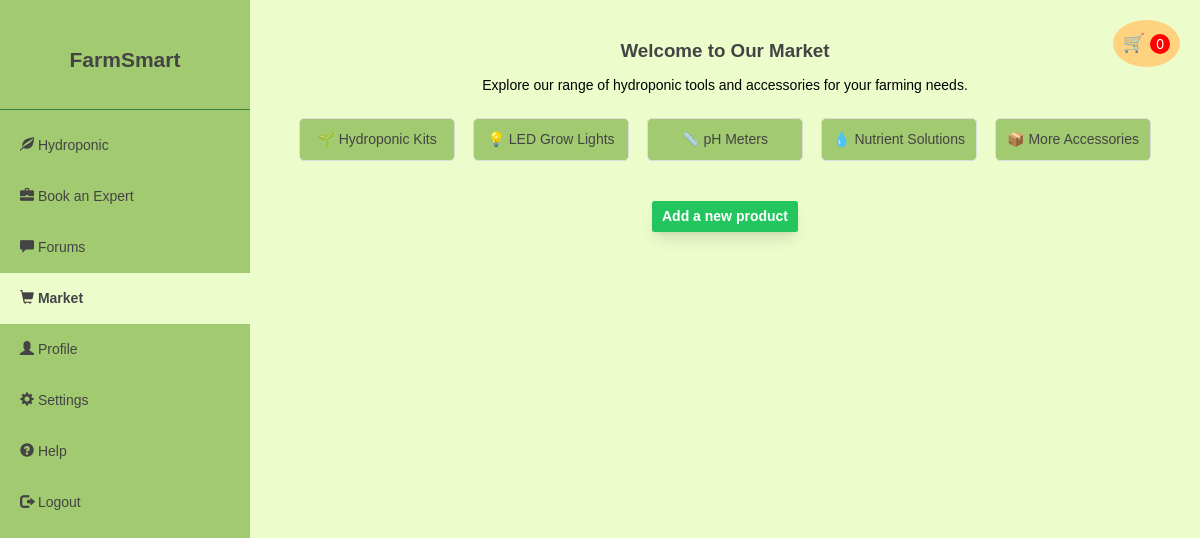
Before: /market with the older database file.
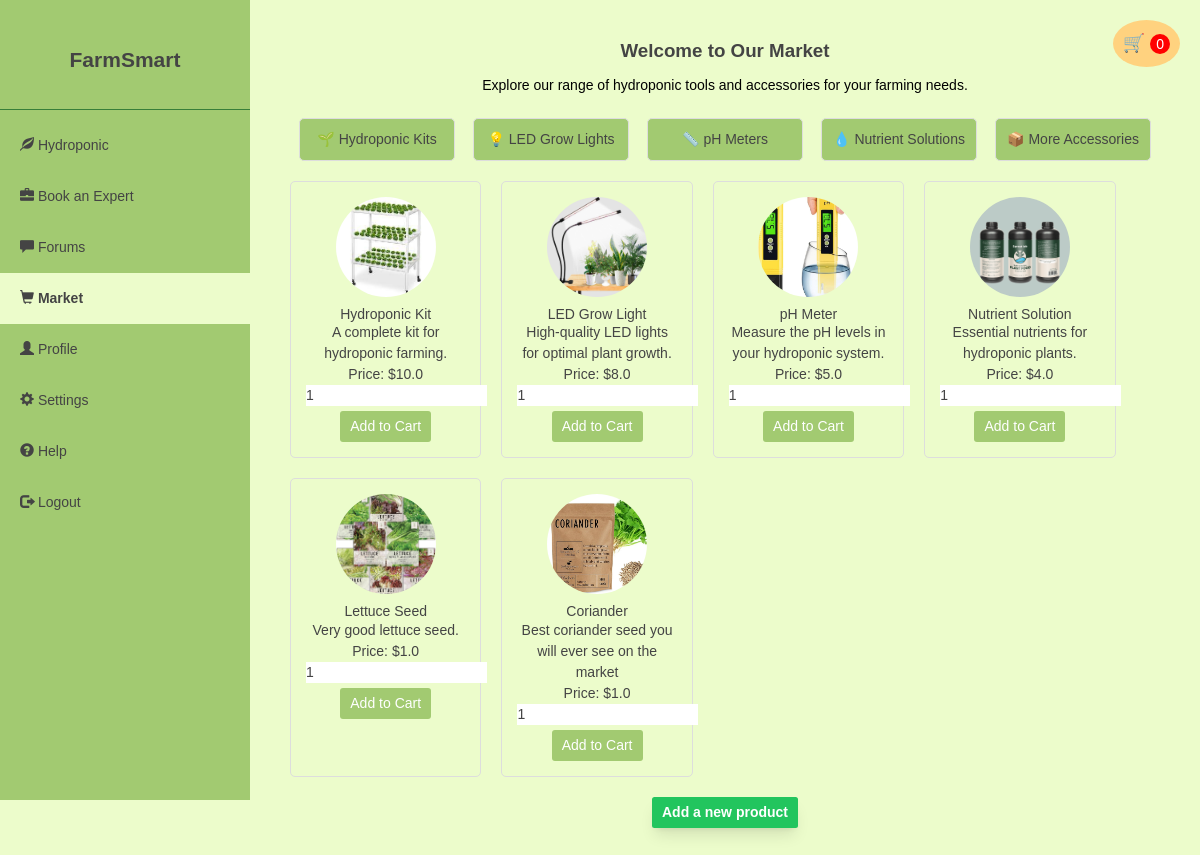
After: the same page with the newer database file.
### app.py (models this page shows, shortened)
class Product(db.Model):
    id = db.Column(db.Integer, primary_key=True)
    name = db.Column(db.String(150), nullable=False)
    description = db.Column(db.Text, nullable=False)
    price = db.Column(db.Float, nullable=False)
    image_url = db.Column(db.String(255), nullable=True)

### app.py (the view, shortened to what this page needs)
@app.route('/market', methods=['GET', 'POST'])
def market():
    products = Product.query.all()
    return render_template('market.html', products=products, cart=session.get('cart', []))

### app.py (called while the page is built)
@app.after_request
def add_header(response):
    response.cache_control.no_cache = True
    return response

### templates/market.html (shortened to what this page needs)
{% extends 'base.html' %}
{% block content %}
    <div class="market-page">
        <div class="cart-button">
            <a href="{{ url_for('cart') }}" class="cart-link">
                🛒 <span class="cart-count">{{ cart|length }}</span>
            </a>
        </div>
        <div class="intro-section">
            <div class="flex flex-col items-center text-center">
                <h1 class="text-3xl font-semibold mb-6">Welcome to Our Market</h1>
                <h4 class="text-black mb-6">Explore our range of hydroponic tools and accessories for your farming needs.</h4>
            </div>
            <div class="info-cards">
                <div class="card">🌱 Hydroponic Kits</div>
                <div class="card">💡 LED Grow Lights</div>
                <div class="card">📏 pH Meters</div>
                <div class="card">💧 Nutrient Solutions</div>
                <div class="card">📦 More Accessories</div>
            </div>
        </div>
        <div class="product-list">
            {% for product in products %}
                <div class="product-item">
                    <img src="{{ url_for('static', filename='img/' + product.image_url) }}" alt="{{ product.name }}" class="rounded-full w-40 h-40 object-cover mx-auto mb-4">
                    <h3>{{ product.name }}</h3>
                    <p>{{ product.description }}</p>
                    <p>Price: ${{ product.price }}</p>
                    <form method="POST" action="{{ url_for('add_to_cart') }}">
                        <input type="number" name="quantity" min="1" value="1">
                        <button type="submit" class="add-to-cart-btn">Add to Cart</button>
                    </form>
                </div>
            {% endfor %}
        </div>
        <div class="flex justify-center mt-8">
            <a href="{{ url_for('add_product') }}"
               class="bg-green-500 hover:bg-blue-600 text-white font-bold py-2 px-4 rounded transition duration-300 shadow-lg">
                Add a new product
            </a>
        </div>
    </div>
{% endblock %}

### templates/base.html (shortened to what this page needs)
<!DOCTYPE html>
<html lang="en">
<head>
    <link rel="stylesheet" href="https://maxcdn.bootstrapcdn.com/bootstrap/3.4.0/css/bootstrap.min.css">
    <link rel="stylesheet" href="{{ url_for('static', filename='css/dashboard.css') }}">
    <script src="https://cdn.tailwindcss.com"></script>
</head>
<body>
    {% include 'sidebar.html' %}
    <div class="content">
        {% block content %}{% endblock %}
    </div>
</body>
</html>

### templates/sidebar.html
<div class="sidebar">
    <div class="sidebar-header"><a href="{{ url_for('home') }}">FarmSmart</a></div>
    <div class="sidebar-menu">
        <a href="{{ url_for('dashboard') }}" class="{% if request.path == url_for('dashboard') %}active{% endif %}">
            <span class="glyphicon glyphicon-leaf"></span> Hydroponic
        </a>
        <a href="{{ url_for('expert') }}" class="{% if request.path == url_for('expert') %}active{% endif %}">
            <span class="glyphicon glyphicon-briefcase"></span> Book an Expert
        </a>
        <a href="{{ url_for('forums') }}" class="{% if request.path == url_for('forums') %}active{% endif %}">
            <span class="glyphicon glyphicon-comment"></span> Forums
        </a>
        <a href="{{ url_for('market') }}" class="{% if request.path == url_for('market') %}active{% endif %}">
            <span class="glyphicon glyphicon-shopping-cart"></span> Market
        </a>
        <a href="{{ url_for('profile') }}" class="{% if request.path == url_for('profile') %}active{% endif %}">
            <span class="glyphicon glyphicon-user"></span> Profile
        </a>
        <a href="{{ url_for('account_settings') }}" class="{% if request.path == url_for('account_settings') %}active{% endif %}">
            <span class="glyphicon glyphicon-cog"></span> Settings
        </a>
        <a href="{{ url_for('help') }}" class="{% if request.path == url_for('help') %}active{% endif %}">
            <span class="glyphicon glyphicon-question-sign"></span> Help
        </a>
        <a href="{{ url_for('logout') }}" class="{% if request.path == url_for('logout') %}active{% endif %}">
            <span class="glyphicon glyphicon-log-out"></span> Logout
        </a>
    </div>
</div>

### static/css/dashboard.css (style rules this page uses)
:root { --bg-color: #ecfccb; --secondary-bg-color: #a2ca71; --sidebar-header-height: 100px; --sidebar-footer-height: 230px; --text-color: #444444; --secondary-text-color: #444444; --border-color: #387f39; --accent-color: #a2ca71; --accent-hover-color: #8dba5e; --success-background: #edf7ee; --warning-background: #ffd27f; --error-background: #ff6b6b; --input-border-color: #dddddd; --input-focus-color: var(--accent-color); --contrast-color: #ffffff; --graph-grid-color: #eeeeee; }
* { margin: 0; padding: 0; box-sizing: border-box; }
body { font-family: Arial, sans-serif; background-color: var(--bg-color); color: var(--text-color); }
.sidebar { position: fixed; top: 0; left: 0; width: 250px; height: 100vh; background-color: var(--secondary-bg-color); color: var(--secondary-text-color); display: flex; flex-direction: column; padding-top: 10px; }
.sidebar-header { height: var(--sidebar-header-height); display: flex; align-items: center; justify-content: center; text-decoration: none; font-size: 1.5em; font-weight: bold; color: var(--text-color); border-bottom: 1px solid var(--border-color); }
.sidebar-menu { display: flex; flex-direction: column; padding: 10px 0; }
.sidebar-menu a { padding: 15px 20px; color: var(--secondary-text-color); text-decoration: none; font-size: 1em; }
.sidebar-menu a.active { background-color: var(--bg-color); color: var(--text-color); font-weight: bold; }
.content { margin-left: 250px; padding: 20px; }
.market-page { padding: 20px; }
.cart-button { position: fixed; top: 20px; right: 20px; background-color: var(--warning-background); border-radius: 50%; padding: 10px; font-size: 18px; }
a { text-decoration: none !important; }
.cart-count { background-color: red; color: white; border-radius: 50%; padding: 2px 6px; font-size: 14px; }
.intro-section { text-align: center; margin-bottom: 20px; }
.info-cards { display: flex; justify-content: space-around; margin-top: 10px; }
.card { background-color: var(--secondary-bg-color); border: 1px solid #ddd; padding: 10px; border-radius: 5px; width: 18%; text-align: center; }
.product-list { display: flex; flex-wrap: wrap; gap: 20px; }
.product-item { width: 22%; border: 1px solid #ddd; padding: 15px; text-align: center; border-radius: 5px; }
.add-to-cart-btn { background-color: var(--accent-color); color: white; padding: 5px 10px; border: none; border-radius: 3px; margin-top: 5px; }

Changed rows visible on the page:
added Product: image_url (picture), name "Hydroponic Kit", description "A complete kit for hydroponic farming.", price "10.0"
added Product: image_url (picture), name "LED Grow Light", description "High-quality LED lights for optimal plant growth.", price "8.0"
added Product: image_url (picture), name "pH Meter", description "Measure the pH levels in your hydroponic system.", price "5.0"
added Product: image_url (picture), name "Nutrient Solution", description "Essential nutrients for hydroponic plants.", price "4.0"
added Product: image_url (picture), name "Lettuce Seed", description "Very good lettuce seed.", price "1.0"
added Product: image_url (picture), name "Coriander", description "Best coriander seed you will ever see on the market", price "1.0"
